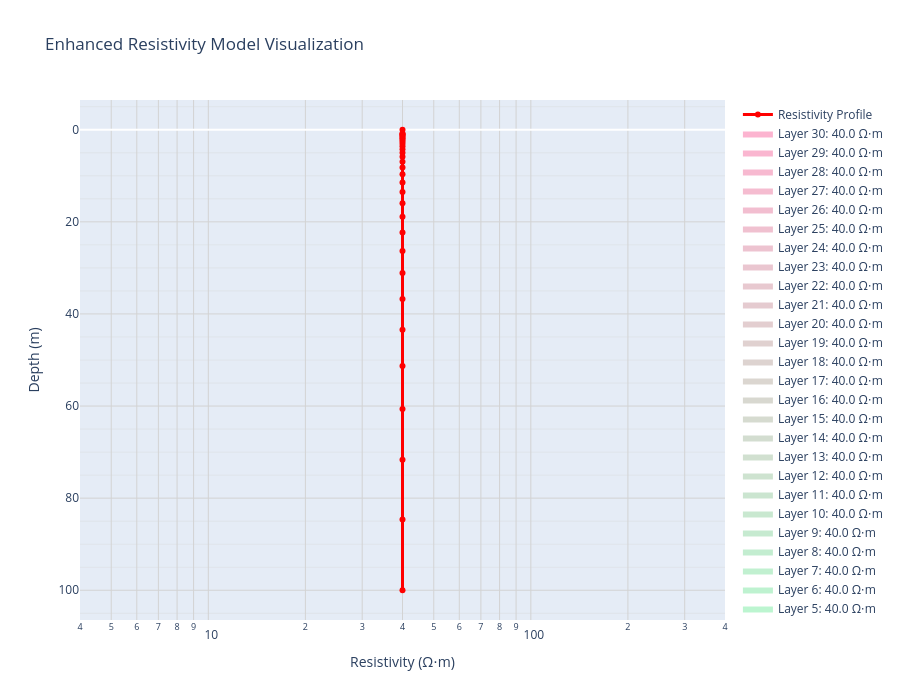

Here is the notebook cell this chart was saved with:
### Code cell
# Enhanced version with filled areas and color mapping
fig_enhanced = go.Figure()

# Create a more detailed visualization with filled rectangles for each layer
for i in range(len(depth_data)):
    # Define the boundaries for each layer
    top_depth = depth_boundaries[i] if i == 0 else depth_boundaries[i]
    bottom_depth = depth_boundaries[i+1]
    resistivity_val = resistivity_data[i]
    
    # Add a filled rectangle for each layer
    fig_enhanced.add_trace(go.Scatter(
        x=[resistivity_val, resistivity_val, resistivity_val, resistivity_val, resistivity_val],
        y=[top_depth, bottom_depth, bottom_depth, top_depth, top_depth],
        fill='tonexty' if i > 0 else 'tozeroy',
        mode='lines',
        line=dict(width=0),
        fillcolor=f'rgba({int(255*(i/len(depth_data)))}, {int(255*(1-i/len(depth_data)))}, 100, 0.3)',
        name=f'Layer {i+1}: {resistivity_val:.1f} Ω⋅m',
        showlegend=True
    ))

# Add the main resistivity curve
fig_enhanced.add_trace(go.Scatter(
    x=resistivity_data,
    y=depth_boundaries,
    mode='lines+markers',
    line=dict(shape='hv', width=3, color='red'),
    marker=dict(size=6, color='red'),
    name='Resistivity Profile',
    showlegend=True
))

# Update layout
fig_enhanced.update_layout(
    title='Enhanced Resistivity Model Visualization',
    xaxis_title='Resistivity (Ω⋅m)',
    yaxis_title='Depth (m)',
    xaxis_type='log',
    yaxis=dict(autorange='reversed'),
    width=900,
    height=700,
    showlegend=True,
    legend=dict(
        orientation="v",
        yanchor="top",
        y=1,
        xanchor="left",
        x=1.02
    )
)

# Add grid and styling
fig_enhanced.update_xaxes(showgrid=True, gridwidth=1, gridcolor='lightgray', minor=dict(showgrid=True))
fig_enhanced.update_yaxes(showgrid=True, gridwidth=1, gridcolor='lightgray', minor=dict(showgrid=True))

fig_enhanced.show()

### Figure 1 — Plotly figure (JSON) as saved in the notebook; plotly's stock layout.template omitted (floating-point values rounded to 4 significant figures)
{"data": [{"fill": "tozeroy", "fillcolor": "rgba(0, 255, 100, 0.3)", "line": {"width": 0}, "mode": "lines", "name": "Layer 1: 40.0 Ω⋅m", "showlegend": true, "type": "scatter", "x": [40, 40, 40, 40, 40], "y": [0, 0.7943, 0.7943, 0, 0]}, {"fill": "tonexty", "fillcolor": "rgba(8, 246, 100, 0.3)", "line": {"width": 0}, "mode": "lines", "name": "Layer 2: 40.0 Ω⋅m", "showlegend": true, "type": "scatter", "x": [40, 40, 40, 40, 40], "y": [0.7943, 0.9385, 0.9385, 0.7943, 0.7943]}, {"fill": "tonexty", "fillcolor": "rgba(17, 238, 100, 0.3)", "line": {"width": 0}, "mode": "lines", "name": "Layer 3: 40.0 Ω⋅m", "showlegend": true, "type": "scatter", "x": [40, 40, 40, 40, 40], "y": [0.9385, 1.109, 1.109, 0.9385, 0.9385]}, {"fill": "tonexty", "fillcolor": "rgba(25, 229, 100, 0.3)", "line": {"width": 0}, "mode": "lines", "name": "Layer 4: 40.0 Ω⋅m", "showlegend": true, "type": "scatter", "x": [40, 40, 40, 40, 40], "y": [1.109, 1.31, 1.31, 1.109, 1.109]}, {"fill": "tonexty", "fillcolor": "rgba(34, 221, 100, 0.3)", "line": {"width": 0}, "mode": "lines", "name": "Layer 5: 40.0 Ω⋅m", "showlegend": true, "type": "scatter", "x": [40, 40, 40, 40, 40], "y": [1.31, 1.548, 1.548, 1.31, 1.31]}, {"fill": "tonexty", "fillcolor": "rgba(42, 212, 100, 0.3)", "line": {"width": 0}, "mode": "lines", "name": "Layer 6: 40.0 Ω⋅m", "showlegend": true, "type": "scatter", "x": [40, 40, 40, 40, 40], "y": [1.548, 1.828, 1.828, 1.548, 1.548]}, {"fill": "tonexty", "fillcolor": "rgba(51, 204, 100, 0.3)", "line": {"width": 0}, "mode": "lines", "name": "Layer 7: 40.0 Ω⋅m", "showlegend": true, "type": "scatter", "x": [40, 40, 40, 40, 40], "y": [1.828, 2.16, 2.16, 1.828, 1.828]}, {"fill": "tonexty", "fillcolor": "rgba(59, 195, 100, 0.3)", "line": {"width": 0}, "mode": "lines", "name": "Layer 8: 40.0 Ω⋅m", "showlegend": true, "type": "scatter", "x": [40, 40, 40, 40, 40], "y": [2.16, 2.552, 2.552, 2.16, 2.16]}, {"fill": "tonexty", "fillcolor": "rgba(68, 187, 100, 0.3)", "line": {"width": 0}, "mode": "lines", "name": "Layer 9: 40.0 Ω⋅m", "showlegend": true, "type": "scatter", "x": [40, 40, 40, 40, 40], "y": [2.552, 3.015, 3.015, 2.552, 2.552]}, {"fill": "tonexty", "fillcolor": "rgba(76, 178, 100, 0.3)", "line": {"width": 0}, "mode": "lines", "name": "Layer 10: 40.0 Ω⋅m", "showlegend": true, "type": "scatter", "x": [40, 40, 40, 40, 40], "y": [3.015, 3.562, 3.562, 3.015, 3.015]}, {"fill": "tonexty", "fillcolor": "rgba(85, 170, 100, 0.3)", "line": {"width": 0}, "mode": "lines", "name": "Layer 11: 40.0 Ω⋅m", "showlegend": true, "type": "scatter", "x": [40, 40, 40, 40, 40], "y": [3.562, 4.209, 4.209, 3.562, 3.562]}, {"fill": "tonexty", "fillcolor": "rgba(93, 161, 100, 0.3)", "line": {"width": 0}, "mode": "lines", "name": "Layer 12: 40.0 Ω⋅m", "showlegend": true, "type": "scatter", "x": [40, 40, 40, 40, 40], "y": [4.209, 4.972, 4.972, 4.209, 4.209]}, {"fill": "tonexty", "fillcolor": "rgba(102, 153, 100, 0.3)", "line": {"width": 0}, "mode": "lines", "name": "Layer 13: 40.0 Ω⋅m", "showlegend": true, "type": "scatter", "x": [40, 40, 40, 40, 40], "y": [4.972, 5.874, 5.874, 4.972, 4.972]}, {"fill": "tonexty", "fillcolor": "rgba(110, 144, 100, 0.3)", "line": {"width": 0}, "mode": "lines", "name": "Layer 14: 40.0 Ω⋅m", "showlegend": true, "type": "scatter", "x": [40, 40, 40, 40, 40], "y": [5.874, 6.94, 6.94, 5.874, 5.874]}, {"fill": "tonexty", "fillcolor": "rgba(119, 136, 100, 0.3)", "line": {"width": 0}, "mode": "lines", "name": "Layer 15: 40.0 Ω⋅m", "showlegend": true, "type": "scatter", "x": [40, 40, 40, 40, 40], "y": [6.94, 8.2, 8.2, 6.94, 6.94]}, {"fill": "tonexty", "fillcolor": "rgba(127, 127, 100, 0.3)", "line": {"width": 0}, "mode": "lines", "name": "Layer 16: 40.0 Ω⋅m", "showlegend": true, "type": "scatter", "x": [40, 40, 40, 40, 40], "y": [8.2, 9.687, 9.687, 8.2, 8.2]}, {"fill": "tonexty", "fillcolor": "rgba(136, 119, 100, 0.3)", "line": {"width": 0}, "mode": "lines", "name": "Layer 17: 40.0 Ω⋅m", "showlegend": true, "type": "scatter", "x": [40, 40, 40, 40, 40], "y": [9.687, 11.45, 11.45, 9.687, 9.687]}, {"fill": "tonexty", "fillcolor": "rgba(144, 110, 100, 0.3)", "line": {"width": 0}, "mode": "lines", "name": "Layer 18: 40.0 Ω⋅m", "showlegend": true, "type": "scatter", "x": [40, 40, 40, 40, 40], "y": [11.45, 13.52, 13.52, 11.45, 11.45]}, {"fill": "tonexty", "fillcolor": "rgba(153, 102, 100, 0.3)", "line": {"width": 0}, "mode": "lines", "name": "Layer 19: 40.0 Ω⋅m", "showlegend": true, "type": "scatter", "x": [40, 40, 40, 40, 40], "y": [13.52, 15.98, 15.98, 13.52, 13.52]}, {"fill": "tonexty", "fillcolor": "rgba(161, 93, 100, 0.3)", "line": {"width": 0}, "mode": "lines", "name": "Layer 20: 40.0 Ω⋅m", "showlegend": true, "type": "scatter", "x": [40, 40, 40, 40, 40], "y": [15.98, 18.87, 18.87, 15.98, 15.98]}, {"fill": "tonexty", "fillcolor": "rgba(170, 85, 100, 0.3)", "line": {"width": 0}, "mode": "lines", "name": "Layer 21: 40.0 Ω⋅m", "showlegend": true, "type": "scatter", "x": [40, 40, 40, 40, 40], "y": [18.87, 22.3, 22.3, 18.87, 18.87]}, {"fill": "tonexty", "fillcolor": "rgba(178, 76, 100, 0.3)", "line": {"width": 0}, "mode": "lines", "name": "Layer 22: 40.0 Ω⋅m", "showlegend": true, "type": "scatter", "x": [40, 40, 40, 40, 40], "y": [22.3, 26.34, 26.34, 22.3, 22.3]}, {"fill": "tonexty", "fillcolor": "rgba(187, 68, 100, 0.3)", "line": {"width": 0}, "mode": "lines", "name": "Layer 23: 40.0 Ω⋅m", "showlegend": true, "type": "scatter", "x": [40, 40, 40, 40, 40], "y": [26.34, 31.12, 31.12, 26.34, 26.34]}, {"fill": "tonexty", "fillcolor": "rgba(195, 59, 100, 0.3)", "line": {"width": 0}, "mode": "lines", "name": "Layer 24: 40.0 Ω⋅m", "showlegend": true, "type": "scatter", "x": [40, 40, 40, 40, 40], "y": [31.12, 36.77, 36.77, 31.12, 31.12]}, {"fill": "tonexty", "fillcolor": "rgba(204, 50, 100, 0.3)", "line": {"width": 0}, "mode": "lines", "name": "Layer 25: 40.0 Ω⋅m", "showlegend": true, "type": "scatter", "x": [40, 40, 40, 40, 40], "y": [36.77, 43.44, 43.44, 36.77, 36.77]}, {"fill": "tonexty", "fillcolor": "rgba(212, 42, 100, 0.3)", "line": {"width": 0}, "mode": "lines", "name": "Layer 26: 40.0 Ω⋅m", "showlegend": true, "type": "scatter", "x": [40, 40, 40, 40, 40], "y": [43.44, 51.33, 51.33, 43.44, 43.44]}, {"fill": "tonexty", "fillcolor": "rgba(221, 33, 100, 0.3)", "line": {"width": 0}, "mode": "lines", "name": "Layer 27: 40.0 Ω⋅m", "showlegend": true, "type": "scatter", "x": [40, 40, 40, 40, 40], "y": [51.33, 60.64, 60.64, 51.33, 51.33]}, {"fill": "tonexty", "fillcolor": "rgba(229, 25, 100, 0.3)", "line": {"width": 0}, "mode": "lines", "name": "Layer 28: 40.0 Ω⋅m", "showlegend": true, "type": "scatter", "x": [40, 40, 40, 40, 40], "y": [60.64, 71.64, 71.64, 60.64, 60.64]}, {"fill": "tonexty", "fillcolor": "rgba(238, 16, 100, 0.3)", "line": {"width": 0}, "mode": "lines", "name": "Layer 29: 40.0 Ω⋅m", "showlegend": true, "type": "scatter", "x": [40, 40, 40, 40, 40], "y": [71.64, 84.64, 84.64, 71.64, 71.64]}, {"fill": "tonexty", "fillcolor": "rgba(246, 8, 100, 0.3)", "line": {"width": 0}, "mode": "lines", "name": "Layer 30: 40.0 Ω⋅m", "showlegend": true, "type": "scatter", "x": [40, 40, 40, 40, 40], "y": [84.64, 100, 100, 84.64, 84.64]}, {"line": {"color": "red", "shape": "hv", "width": 3}, "marker": {"color": "red", "size": 6}, "mode": "lines+markers", "name": "Resistivity Profile", "showlegend": true, "type": "scatter", "x": [40.0, 40.0, 40.0, 40.0, 40.0, 40.0, 40.0, 40.0, 40.0, 40.0, 40.0, 40.0, 40.0, 40.0, 40.0, 40.0, 40.0, 40.0, 40.0, 40.0, 40.0, 40.0, 40.0, 40.0, 40.0, 40.0, 40.0, 40.0, 40.0, 40.0, 40.0], "y": [0.0, 0.7943, 0.9385, 1.109, 1.31, 1.548, 1.828, 2.16, 2.552, 3.015, 3.562, 4.209, 4.972, 5.874, 6.94, 8.2, 9.687, 11.45, 13.52, 15.98, 18.87, 22.3, 26.34, 31.12, 36.77, 43.44, 51.33, 60.64, 71.64, 84.64, 100.0]}], "layout": {"height": 700, "legend": {"orientation": "v", "x": 1.02, "xanchor": "left", "y": 1, "yanchor": "top"}, "showlegend": true, "title": {"text": "Enhanced Resistivity Model Visualization"}, "width": 900, "xaxis": {"gridcolor": "lightgray", "gridwidth": 1, "minor": {"showgrid": true}, "showgrid": true, "title": {"text": "Resistivity (Ω⋅m)"}, "type": "log"}, "yaxis": {"autorange": "reversed", "gridcolor": "lightgray", "gridwidth": 1, "minor": {"showgrid": true}, "showgrid": true, "title": {"text": "Depth (m)"}}}}
